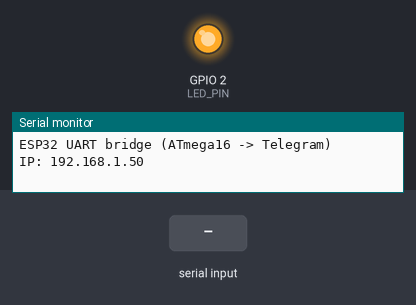
This sketch was run on a simulated ESP32. Shown: output pins drawn as LEDs (lit = HIGH), the last lines printed to the serial monitor. The test bench sets the inputs (shaded band). WiFi joins after 1.5 s; servers stay silent unless stated; web services answer with replies made up by the test bench; not simulated (calls return 0 or success): secrets.h.

Above: at 3.1 s.
3.2 s: "BTN\n" received over the second serial link
At 3.3 s:
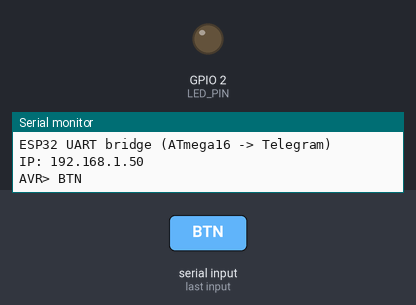
4.9 s: "AVR\n" received over the second serial link
6.4 s: "-\n" received over the second serial link
Timing chart, 0 to 9.4 s (numbered marks = the images above; inputs shaded):
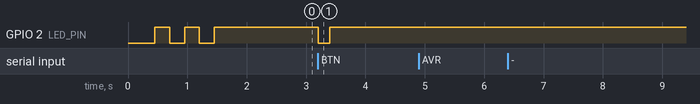

Measured:
- after the input at 3.2 s, GPIO 2 (LED_PIN): HIGH → LOW at once, → HIGH 0.20 s later

The sketch:

esp32_uart_bridge.ino
```cpp
#include <WiFi.h>
#include <WiFiClientSecure.h>
#include <HTTPClient.h>
#include "secrets.h"

#ifndef AVR_RX_PIN
#define AVR_RX_PIN 16
#endif
#ifndef AVR_TX_PIN
#define AVR_TX_PIN 17
#endif
#ifndef LED_PIN
#define LED_PIN 2
#endif

HardwareSerial AvrSerial(2);

String lineBuf;
unsigned long lastSendMs = 0;
unsigned long lastWifiRetryMs = 0;
const unsigned long COOLDOWN_MS = 1200;
const unsigned long WIFI_RETRY_MS = 15000;

static String urlEncode(const String &s) {
  String out;
  out.reserve(s.length() * 2);
  const char *hex = "0123456789ABCDEF";
  for (size_t i = 0; i < s.length(); i++) {
    uint8_t c = (uint8_t)s[i];
    if ((c >= 'A' && c <= 'Z') || (c >= 'a' && c <= 'z') ||
        (c >= '0' && c <= '9') || c == '-' || c == '_' || c == '.' || c == '~') {
      out += (char)c;
    } else if (c == ' ') {
      out += '+';
    } else {
      out += '%';
      out += hex[c >> 4];
      out += hex[c & 0x0F];
    }
  }
  return out;
}

bool sendTelegram(const String &text) {
  if (WiFi.status() != WL_CONNECTED) {
    return false;
  }
  WiFiClientSecure client;
  client.setInsecure();
  HTTPClient https;
  String url = String("https://api.telegram.org/bot") + BOT_TOKEN + "/sendMessage";
  if (!https.begin(client, url)) {
    return false;
  }
  https.addHeader("Content-Type", "application/x-www-form-urlencoded");
  String body = "chat_id=" + String(CHAT_ID) + "&text=" + urlEncode(text);
  int code = https.POST(body);
  https.end();
  return code > 0 && code < 400;
}

void connectWifi() {
  if (WiFi.status() == WL_CONNECTED) {
    return;
  }
  WiFi.mode(WIFI_STA);
  WiFi.begin(WIFI_SSID, WIFI_PASS);
  unsigned long start = millis();
  while (WiFi.status() != WL_CONNECTED && millis() - start < 20000) {
    delay(250);
    digitalWrite(LED_PIN, !digitalRead(LED_PIN));
  }
  digitalWrite(LED_PIN, WiFi.status() == WL_CONNECTED ? HIGH : LOW);
}

void handleLine(const String &raw) {
  String s = raw;
  s.trim();
  if (s.length() == 0) {
    return;
  }
  Serial.print(F("AVR> "));
  Serial.println(s);

  unsigned long now = millis();
  if (s == "BTN" && (now - lastSendMs) > COOLDOWN_MS) {
    lastSendMs = now;
    digitalWrite(LED_PIN, LOW);
    bool ok = sendTelegram("ATmega16 button -> ESP32 -> Telegram");
    Serial.println(ok ? F("Telegram OK") : F("Telegram FAIL"));
    digitalWrite(LED_PIN, HIGH);
  } else if (s.startsWith("AVR")) {
    sendTelegram(String("Link up: ") + s);
  }
}

void setup() {
  pinMode(LED_PIN, OUTPUT);
  digitalWrite(LED_PIN, LOW);
  Serial.begin(115200);
  delay(200);
  Serial.println(F("ESP32 UART bridge (ATmega16 -> Telegram)"));

  AvrSerial.begin(9600, SERIAL_8N1, AVR_RX_PIN, AVR_TX_PIN);
  lineBuf.reserve(80);

  connectWifi();
  if (WiFi.status() == WL_CONNECTED) {
    Serial.print(F("IP: "));
    Serial.println(WiFi.localIP());
    sendTelegram(String("ESP32 bridge online: ") + WiFi.localIP().toString());
  } else {
    Serial.println(F("Wi-Fi failed — will retry"));
  }
}

void loop() {
  while (AvrSerial.available()) {
    char c = (char)AvrSerial.read();
    if (c == '\n' || c == '\r') {
      if (lineBuf.length()) {
        handleLine(lineBuf);
        lineBuf = "";
      }
    } else if (lineBuf.length() < 80) {
      lineBuf += c;
    } else {
      lineBuf = "";
    }
  }

  unsigned long now = millis();
  if (WiFi.status() != WL_CONNECTED && (now - lastWifiRetryMs) > WIFI_RETRY_MS) {
    lastWifiRetryMs = now;
    Serial.println(F("Wi-Fi retry..."));
    connectWifi();
  }
}
```
